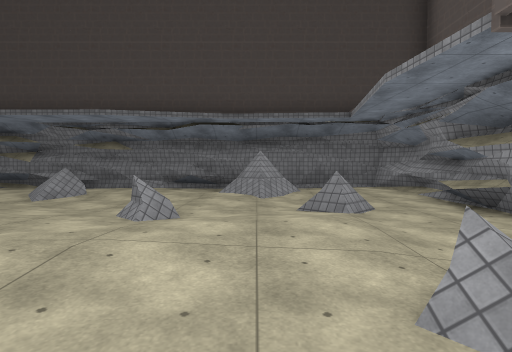
View 1 (above)

14 first-person views from a walk through a Unity game level. The camera is 1.3 m above the floor, tilts 2° down and sees 80° across. The floor is counted in squares, 2 m on a side. Each view is taken from the middle of a square. On the plan, view 1 faces up. The plan holds only what a view shows up to about 10 squares ahead; the rest is blank. The place goes on beyond the plan. The player character is not drawn. Some animated figures are not drawn. Some surface patterns are stand-ins.

View 2
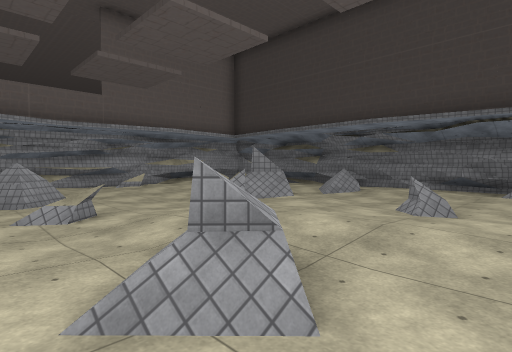

View 3
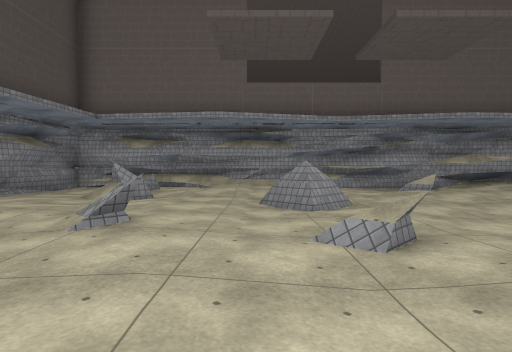

View 4
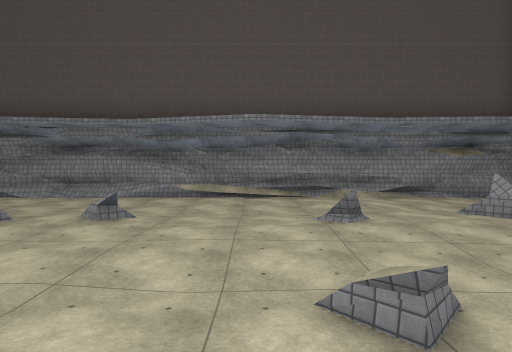

View 5
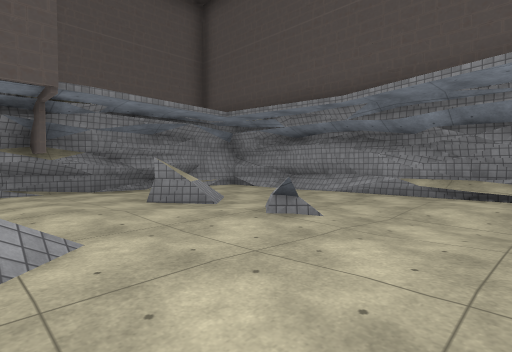

View 6
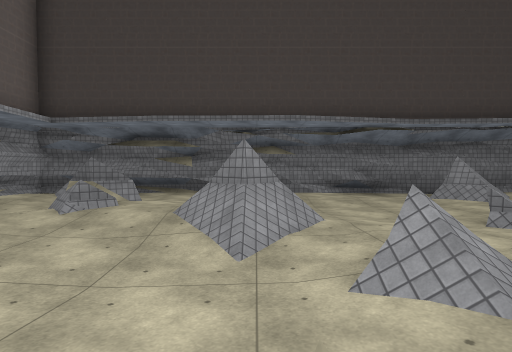

View 7
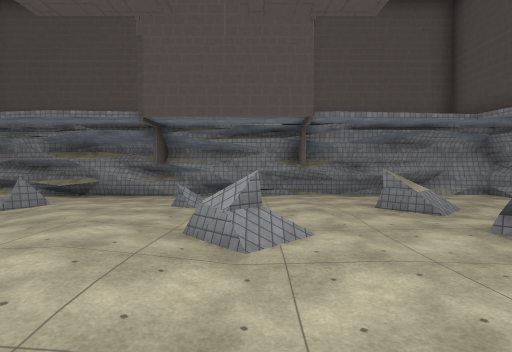

View 8
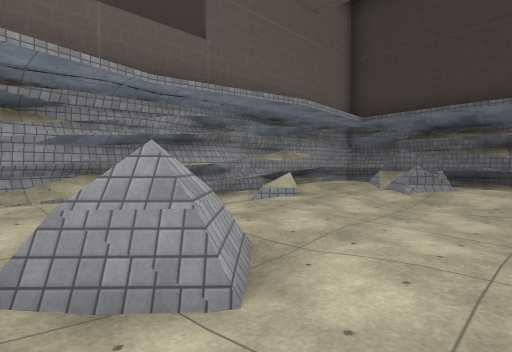

View 9
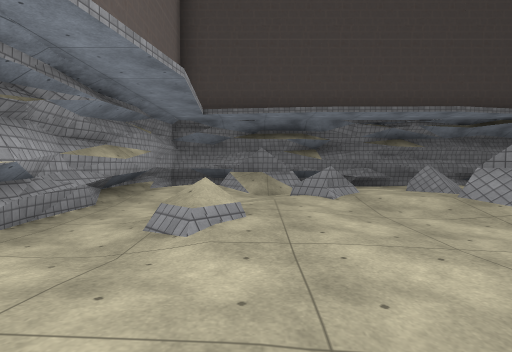

View 10
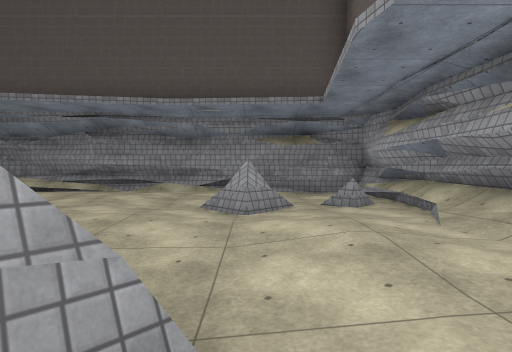

View 11
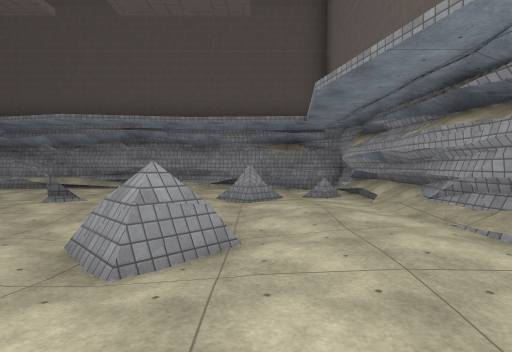

View 12
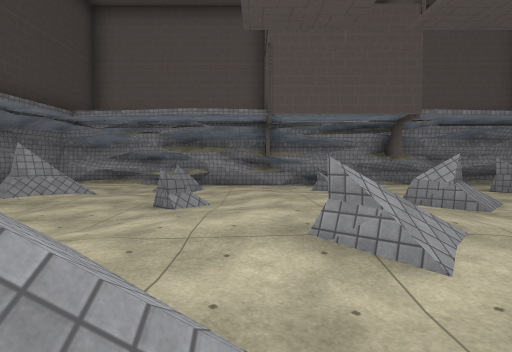

View 13
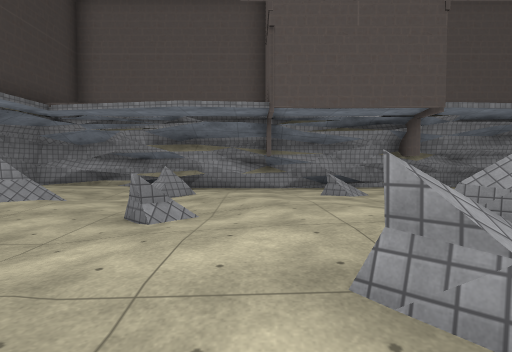

View 14
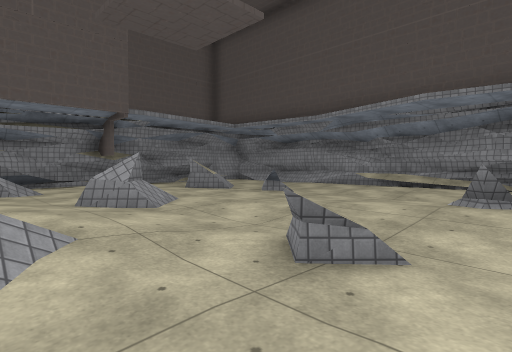

### Floor plan
Key: @ floor where view 1 was taken; # wall or solid block; . main floor; : floor 0.25 m higher than the main floor; - floor 0.25 m lower than the main floor; / step, stairs or slope; = window, fence, low wall or low ledge.
Columns run from 12 left of view 1 to 4 right of it. Each row starts with its distance up from view 1.
 10 #################
  9 #- -----//----./#
  8 #   /..=/../=...#
  7 #//#=..//--// ..#
  6 #//. //----..-..#
  5 #/-/=:==/-...=/-#
  4 #-////##//#//.--#
  3 #-=/.-///:.:./--#
  2 #-/..---/:::..--#
  1 #.../-..///../.-#
  0 #../#///..==@...#
 -1 #///=--.........#
 -2 #///...#........#
 -3 #////.....=///..#
 -4 #//=/...---.-/.-#
 -5 #--/......----..#
 -6 #--..........-..#
 -7 #################

Positions as (right, up) in squares from view 1, and headings:
1: (0, 0), facing up
2: (0, -1), facing up-left
3: (-2, -1), facing left
4: (-4, 2), facing down
5: (-4, 0), facing down-right
6: (-5, 0), facing up
7: (-5, 0), facing right
8: (-6, -1), facing up-left
9: (-9, 0), facing up
10: (-9, 1), facing down
11: (-9, 3), facing down
12: (-6, 3), facing right
13: (-5, 3), facing right
14: (-6, 2), facing down-right
